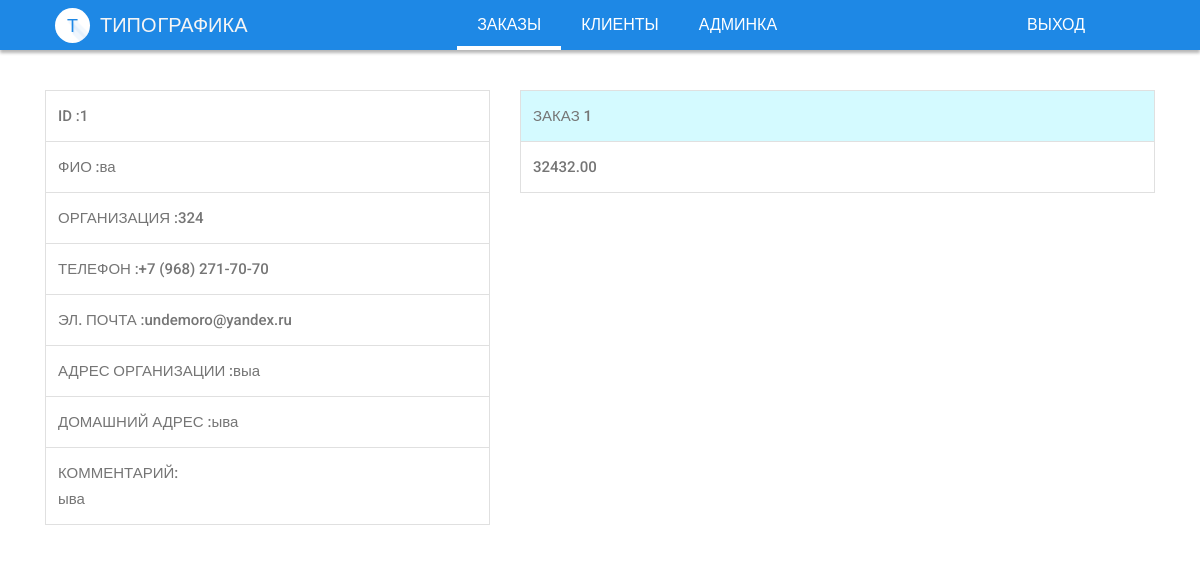
The app's page /crm/client/1 (signed in), older data.
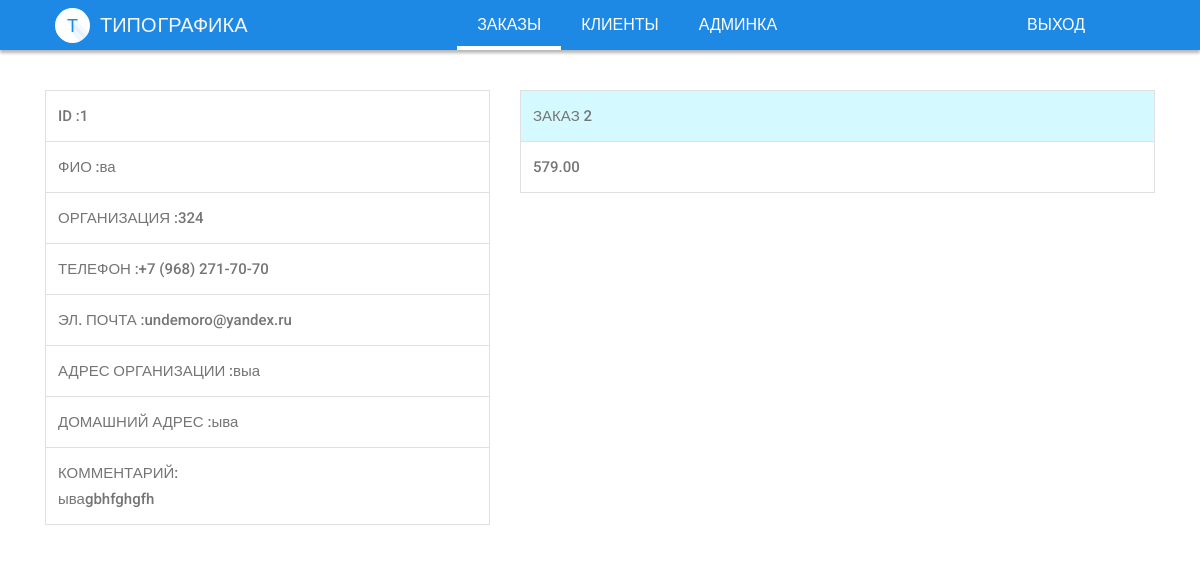
The same page, newer data.
### client/models.py (models this page shows, shortened)
class Client(models.Model):
    name = models.CharField('Ф.И.О.', max_length=50, blank=False, null=True, default='')
    firm = models.CharField('Организация', max_length=50, blank=True, null=True, default='')
    email = models.EmailField('email address', unique=True)
    phone = models.CharField('Телефон', max_length=50, blank=False, null=True, default='')
    firm_address = models.TextField('Адрес организации',default='', blank=True, null=True)
    personal_address = models.TextField('Личный адрес', default='', blank=True, null=True)
    comment = models.TextField('Комментарий к клиенту', default='', blank=True, null=True)
    manager = models.ForeignKey(Manager, blank=True, null=True, on_delete=models.CASCADE, verbose_name='Ведущий менеджер')
    class Meta:
        verbose_name = "Клиент"
        verbose_name_plural = "Клиенты"

### order/models.py (models this page shows, shortened)
class Order(models.Model):
    client = models.ForeignKey(Client, blank=True, null=True, on_delete=models.SET_NULL, verbose_name='Клиент')
    total_price = models.DecimalField('Стоимость заказа', max_digits=8, decimal_places=2,
                                      blank=True, null=True, default=0)
    order_received = models.DateTimeField('Дата принятия заказа', blank=True, null=True)
    is_vip = models.BooleanField('Вип заказ', default=False)
    comment = models.TextField('Коментарий', default='', blank=True, null=True)
    manager = models.ForeignKey(Manager, blank=True, null=True,verbose_name='Ведущий менеджер', on_delete=models.SET_NULL)
    is_money_received = models.BooleanField('Статус оплаты', default=False)
    is_manager_pay = models.BooleanField('Выплата менеджеру', default=False)
    is_complete = models.BooleanField('Заказ выполнен', default=False)
    order_all_time = models.DateTimeField('Срок сдачи заказа', blank=True, null=True)
    deadline = models.DateTimeField('Дата сдачи заказа', blank=True, null=True)
    delivery_address = models.TextField('Доставка заказа', default='', blank=True, null=True)
    class Meta:
        verbose_name = "Заказ"
        verbose_name_plural = "Заказы"

### crm/views.py (the view)
# urls.py: path('client/<client_id>', views.client, name='client'),
@login_required
def client(request, client_id):
    client = Client.objects.get(id=client_id)
    return render(request, 'crm/client.html', locals())

### templates/crm/client.html
{% extends 'basic.html' %}
{% load static %}
{% block content %}
    <div class="container">
    <div class="row">
        <div class="col-5">
            <table class="table table-bordered">
                      <tbody>
                        <tr>
                          <td>ID :{{ client.id }}</td>
                        </tr>
                      <tr>
                          <td>ФИО :{{ client.name }} </td>
                        </tr>
                      <tr>
                          <td>
                              ОРГАНИЗАЦИЯ :{{ client.firm }}
                          </td>
                      </tr>
                        <tr>
                          <td>
                              ТЕЛЕФОН :{{ client.phone }}
                          </td>
                      </tr>
                        <tr>
                          <td>
                               ЭЛ. ПОЧТА :{{ client.email }}
                          </td>
                      </tr>
                        <tr>
                          <td>
                               АДРЕС ОРГАНИЗАЦИИ :{{ client.firm_address}}
                          </td>
                      </tr>
                        <tr>
                          <td>
                               ДОМАШНИЙ АДРЕС :{{ client.personal_address }}
                          </td>
                      </tr>
                       <tr>
                          <td>
                              КОММЕНТАРИЙ:<br> {{ client.comment}}                          </td>
                      </tr>
                      </tbody>
                    </table>
        </div>
         <div class="col-7">
            {% for order in client.order_set.all %}
 <table class="table table-bordered">
                      <tbody>
                        <tr class="info">
                          <td colspan="2" >ЗАКАЗ  {{ order.id }}</td>
                        </tr>
                      <tr>
                          <td style="width: 80%">{{ order.total_price }}</td>
                        </tr>
                      </tbody>
                    </table>
             {% endfor %}
        </div>
    </div>
    </div>
{% endblock %}

Row changes from the older to the newer data that the page shows:
removed Order: id "1", total_price "32432.00"
changed Client "ва": comment "ыва" → "ываgbhfghgfh"
added Order: id "2", total_price "579.00"
